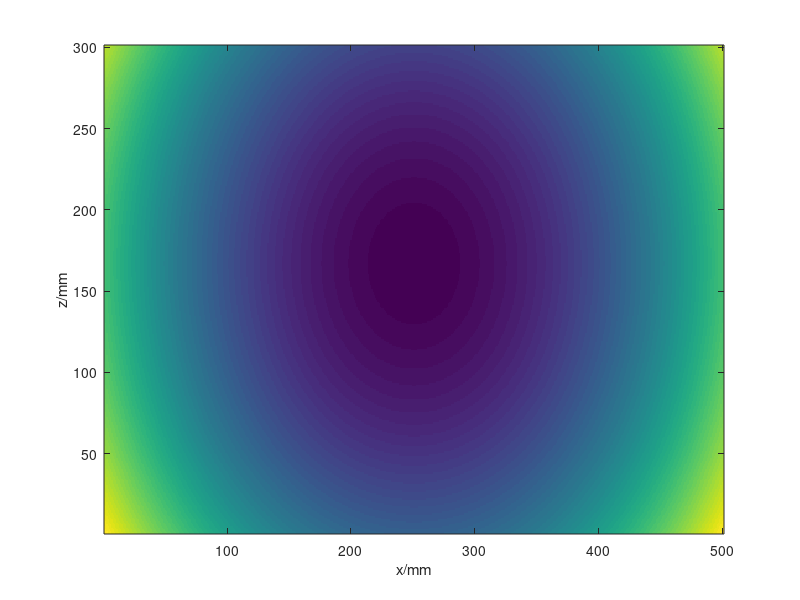

Reproduce this figure in MATLAB. (Note: this script raises an error after producing the figure.)
clc
clear

load('potantial_energy_landscape_2_leganchor.mat','landscape')

landscape_plot=squeeze(landscape(1,:,:,1));

imagesc(landscape_plot')
axis xy
xlabel('x/mm')
ylabel('z/mm')
% axis off
colormap(fire)
colorbar

